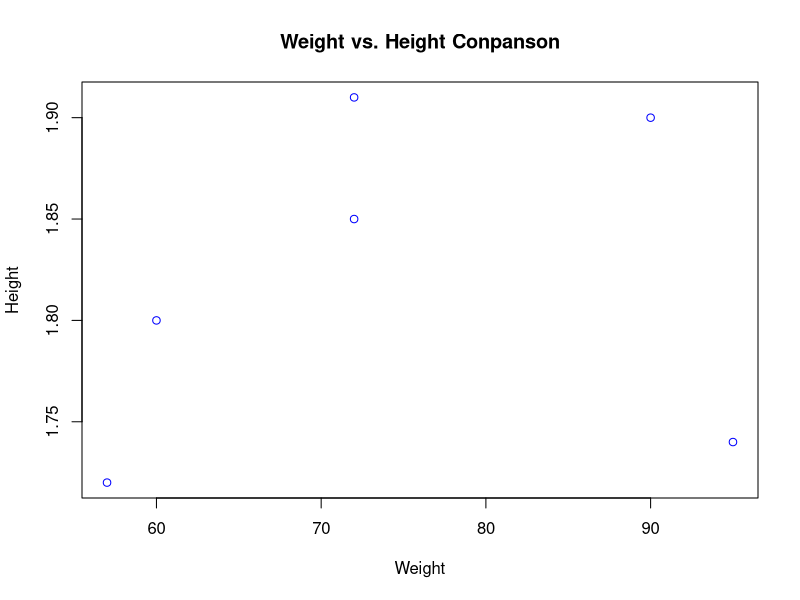
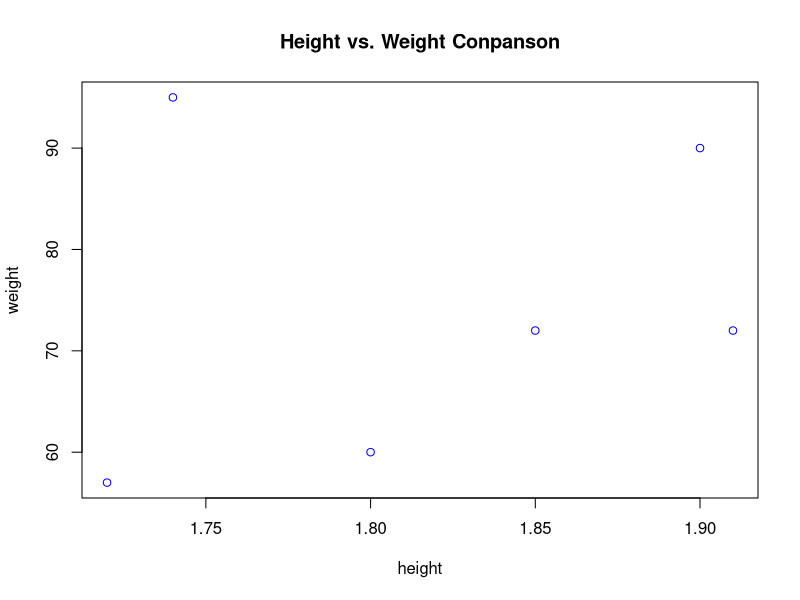
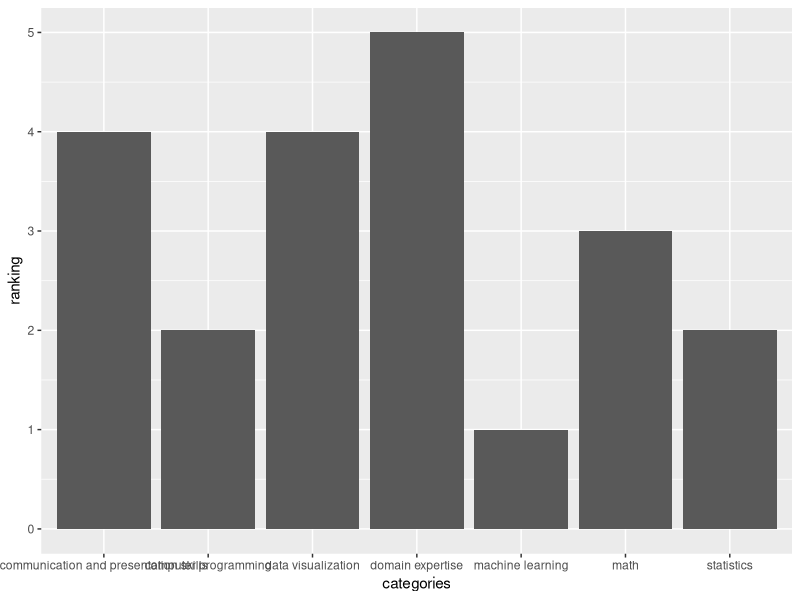

Generate these figures, in order, with R:
## ---- chunk 1
knitr::opts_chunk$set(echo = TRUE)
## ---- chunk 2
log(10);
log(100);
## ---- chunk 3
log10(10);
log2(10);
## ---- chunk 4
log(-10);
## ---- chunk 5
sqrt(16);
## ---- chunk 6
x <- rnorm (15);
x;
mean(x)
sd(x);
## ---- chunk 7
x <- rnorm (15, mean=10, sd=2);
x;
mean(x)
sd(x);
## ---- chunk 8
weight <- c(60, 72, 57, 90, 95, 72)
height <- c(1.80, 1.85, 1.72, 1.90, 1.74, 1.91)
weight
height
## ---- chunk 9
plot(weight, height, main= "Weight vs. Height Conpanson", xlab="Weight", ylab= "Height", col="blue");
plot(height, weight, main= "Height vs. Weight Conpanson", xlab="height", ylab= "weight", col="blue");

## ---- chunk 10
bmi <- weight/ height**2
bmi
## ---- chunk 11
mean(weight)
## ---- chunk 12
mean <- mean(weight)
mean
diff <- weight -mean
diff
## ---- chunk 13
sum(diff)
## ---- chunk 14
categories <-c("computer programming", "math","statistics", "machine learning", "domain expertise", "communication and presentation skills", "data visualization")
ranking <- c(2,3,2,1,5,4,4)
sanjay <- data.frame(categories, ranking)
sanjay
library(ggplot2)
ggplot(data=sanjay, aes(x = categories, y = ranking))+ geom_bar(stat='identity')
